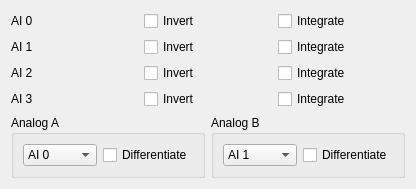
       <widget class="QWidget" name="scrollAreaWidgetContents">
        <property name="geometry">
         <rect>
          <x>0</x>
          <y>0</y>
          <width>416</width>
          <height>186</height>
         </rect>
        </property>
        <layout class="QGridLayout" name="gridLayout_63">
         <item row="1" column="0">
          <widget class="QGroupBox" name="groupBox_4">
           <property name="title">
            <string>Analog A</string>
           </property>
           <layout class="QHBoxLayout" name="horizontalLayout_7">
            <item>
             <widget class="QComboBox" name="comboBox_analogSelect_A">
              <item>
               <property name="text">
                <string>AI 0</string>
               </property>
              </item>
              <item>
               <property name="text">
                <string>AI 1</string>
               </property>
              </item>
              <item>
               <property name="text">
                <string>AI 2</string>
               </property>
              </item>
              <item>
               <property name="text">
                <string>AI 3</string>
               </property>
              </item>
              <item>
               <property name="text">
                <string>AI 4</string>
               </property>
              </item>
              <item>
               <property name="text">
                <string>AI 5</string>
               </property>
              </item>
              <item>
               <property name="text">
                <string>AI 6</string>
               </property>
              </item>
              <item>
               <property name="text">
                <string>AI 7</string>
               </property>
              </item>
              <item>
               <property name="text">
                <string>AO 0</string>
               </property>
              </item>
              <item>
               <property name="text">
                <string>AO 1</string>
               </property>
              </item>
              <item>
               <property name="text">
                <string>AO 2</string>
               </property>
              </item>
              <item>
               <property name="text">
                <string>AO 3</string>
               </property>
              </item>
              <item>
               <property name="text">
                <string>AO 4</string>
               </property>
              </item>
              <item>
               <property name="text">
                <string>AO 5</string>
               </property>
              </item>
              <item>
               <property name="text">
                <string>AO 6</string>
               </property>
              </item>
              <item>
               <property name="text">
                <string>AO 7</string>
               </property>
              </item>
              <item>
               <property name="text">
                <string>OFF</string>
               </property>
              </item>
             </widget>
            </item>
            <item>
             <widget class="QCheckBox" name="checkBox_analog_in_differentiate_A">
              <property name="text">
               <string>Differentiate</string>
              </property>
             </widget>
            </item>
           </layout>
          </widget>
         </item>
         <item row="1" column="1">
          <widget class="QGroupBox" name="groupBox_5">
           <property name="title">
            <string>Analog B</string>
           </property>
           <layout class="QHBoxLayout" name="horizontalLayout_8">
            <item>
             <widget class="QComboBox" name="comboBox_analogSelect_B">
              <property name="currentIndex">
               <number>1</number>
              </property>
              <item>
               <property name="text">
                <string>AI 0</string>
               </property>
              </item>
              <item>
               <property name="text">
                <string>AI 1</string>
               </property>
              </item>
              <item>
               <property name="text">
                <string>AI 2</string>
               </property>
              </item>
              <item>
               <property name="text">
                <string>AI 3</string>
               </property>
              </item>
              <item>
               <property name="text">
                <string>AI 4</string>
               </property>
              </item>
              <item>
               <property name="text">
                <string>AI 5</string>
               </property>
              </item>
              <item>
               <property name="text">
                <string>AI 6</string>
               </property>
              </item>
              <item>
               <property name="text">
                <string>AI 7</string>
               </property>
              </item>
              <item>
               <property name="text">
                <string>AO 0</string>
               </property>
              </item>
              <item>
               <property name="text">
                <string>AO 1</string>
               </property>
              </item>
              <item>
               <property name="text">
                <string>AO 2</string>
               </property>
              </item>
              <item>
               <property name="text">
                <string>AO 3</string>
               </property>
              </item>
              <item>
               <property name="text">
                <string>AO 4</string>
               </property>
              </item>
              <item>
               <property name="text">
                <string>AO 5</string>
               </property>
              </item>
              <item>
               <property name="text">
                <string>AO 6</string>
               </property>
              </item>
              <item>
               <property name="text">
                <string>AO 7</string>
               </property>
              </item>
              <item>
               <property name="text">
                <string>OFF</string>
               </property>
              </item>
             </widget>
            </item>
            <item>
             <widget class="QCheckBox" name="checkBox_analog_in_differentiate_B">
              <property name="text">
               <string>Differentiate</string>
              </property>
             </widget>
            </item>
           </layout>
          </widget>
         </item>
         <item row="0" column="0" colspan="2">
          <layout class="QGridLayout" name="gridLayout_48">
           <item row="0" column="0">
            <layout class="QGridLayout" name="gridLayout_54">
             <item row="1" column="1">
              <widget class="QCheckBox" name="checkBox_analog_in_invert_AI1">
               <property name="text">
                <string>Invert</string>
               </property>
              </widget>
             </item>
             <item row="2" column="0">
              <widget class="QLabel" name="label_83">
               <property name="text">
                <string>AI 2</string>
               </property>
              </widget>
             </item>
             <item row="0" column="2">
              <widget class="QCheckBox" name="checkBox_analog_in_integrate_AI0">
               <property name="text">
                <string>Integrate</string>
               </property>
              </widget>
             </item>
             <item row="1" column="0">
              <widget class="QLabel" name="label_82">
               <property name="text">
                <string>AI 1</string>
               </property>
              </widget>
             </item>
             <item row="3" column="1">
              <widget class="QCheckBox" name="checkBox_analog_in_invert_AI3">
               <property name="text">
                <string>Invert</string>
               </property>
              </widget>
             </item>
             <item row="0" column="1">
              <widget class="QCheckBox" name="checkBox_analog_in_invert_AI0">
               <property name="text">
                <string>Invert</string>
               </property>
              </widget>
             </item>
             <item row="2" column="1">
              <widget class="QCheckBox" name="checkBox_analog_in_invert_AI2">
               <property name="text">
                <string>Invert</string>
               </property>
              </widget>
             </item>
             <item row="0" column="0">
              <widget class="QLabel" name="label_80">
               <property name="text">
                <string>AI 0</string>
               </property>
              </widget>
             </item>
             <item row="3" column="0">
              <widget class="QLabel" name="label_84">
               <property name="text">
                <string>AI 3</string>
               </property>
              </widget>
             </item>
             <item row="1" column="2">
              <widget class="QCheckBox" name="checkBox_analog_in_integrate_AI1">
               <property name="text">
                <string>Integrate</string>
               </property>
              </widget>
             </item>
             <item row="2" column="2">
              <widget class="QCheckBox" name="checkBox_analog_in_integrate_AI2">
               <property name="text">
                <string>Integrate</string>
               </property>
              </widget>
             </item>
             <item row="3" column="2">
              <widget class="QCheckBox" name="checkBox_analog_in_integrate_AI3">
               <property name="text">
                <string>Integrate</string>
               </property>
              </widget>
             </item>
            </layout>
           </item>
          </layout>
         </item>
        </layout>
       </widget>
